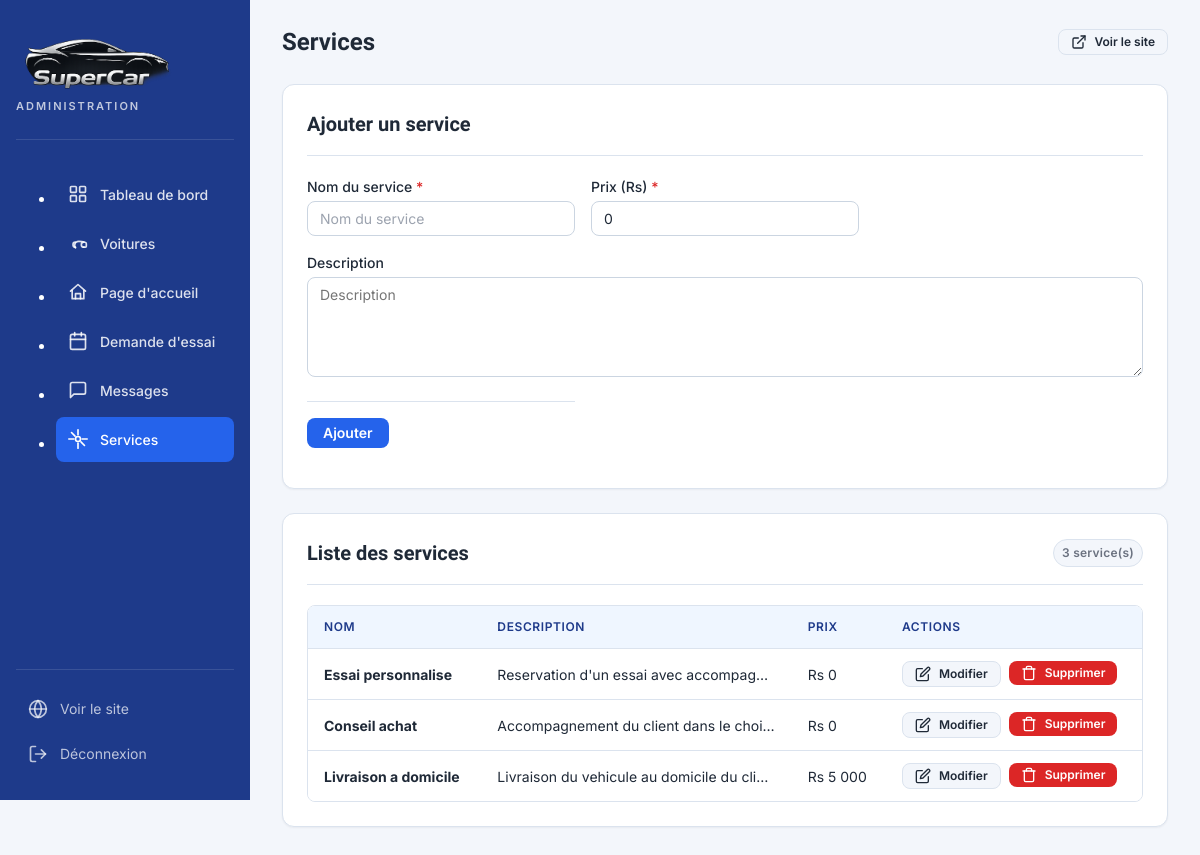
Page /admin/services.php (signed in) on the earlier database version.
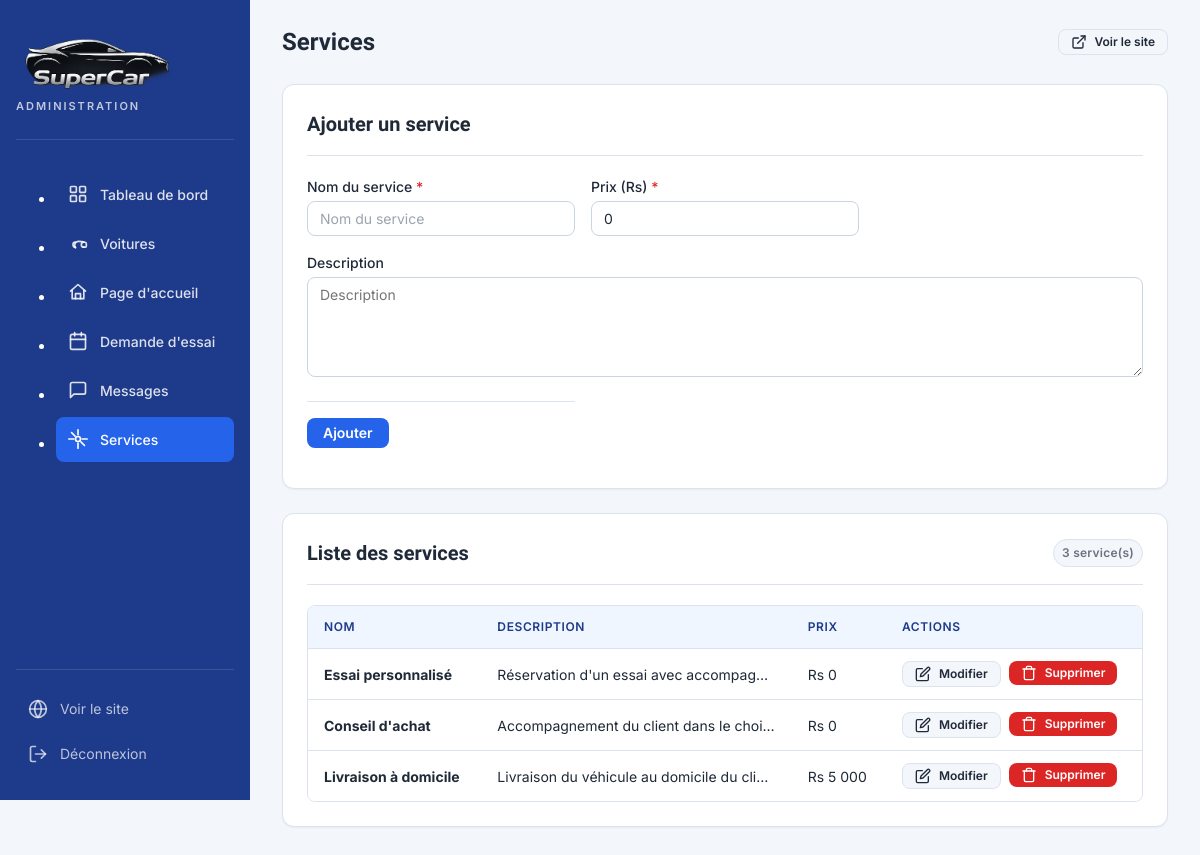
Same page on the later database version.
### tables this page shows
CREATE TABLE services (
    id_services INT AUTO_INCREMENT PRIMARY KEY,
    nom_services VARCHAR(100) NOT NULL,
    description_services TEXT,
    prix_services INT
);

### admin/services.php (the view, shortened to what this page needs)
<?php
include 'includes/auth.php';
$serviceEdit = null;
$services = $pdo->query("SELECT * FROM services ORDER BY id_services")->fetchAll();
include 'includes/header.php';
?>
<div class="card">
    <div class="card__header">
        <h2 class="card__title"><?php echo $serviceEdit ? "Modifier un service" : "Ajouter un service"; ?></h2>
    </div>
    <form method="POST" class="form-grid">
        <div class="form-group">
            <label class="form-label form-label--required" for="nom_services">Nom du service</label>
            <input type="text" id="nom_services" name="nom_services" class="form-input" placeholder="Nom du service" value="<?php echo htmlspecialchars($serviceEdit['nom_services'] ?? ''); ?>" required>
        </div>
        <div class="form-group">
            <label class="form-label form-label--required" for="prix_services">Prix (Rs)</label>
            <input type="number" id="prix_services" name="prix_services" class="form-input" placeholder="0" value="<?php echo htmlspecialchars($serviceEdit['prix_services'] ?? '0'); ?>" required min="0">
        </div>
        <div class="form-group form-group--full">
            <label class="form-label" for="description_services">Description</label>
            <textarea id="description_services" name="description_services" class="form-textarea" placeholder="Description"><?php echo htmlspecialchars($serviceEdit['description_services'] ?? ''); ?></textarea>
        </div>
        <div class="form-actions">
            <button type="submit" class="btn btn--primary"><?php echo $serviceEdit ? "Modifier" : "Ajouter"; ?></button>
        </div>
    </form>
</div>
<div class="card">
    <div class="card__header">
        <h2 class="card__title">Liste des services</h2>
        <span class="badge badge--neutral"><?php echo count($services); ?> service(s)</span>
    </div>
    <div class="table-wrapper">
        <table class="table">
            <thead>
                <tr>
                    <th>Nom</th>
                    <th>Description</th>
                    <th>Prix</th>
                    <th>Actions</th>
                </tr>
            </thead>
            <tbody>
                <?php foreach ($services as $service) { ?>
                    <tr>
                        <td><strong><?php echo htmlspecialchars($service['nom_services']); ?></strong></td>
                        <td class="table__cell--truncate" style="max-width: 300px;"><?php echo htmlspecialchars($service['description_services']); ?></td>
                        <td>Rs <?php echo number_format($service['prix_services'], 0, ',', ' '); ?></td>
                        <td>
                            <div class="table-actions">
                                <a class="btn btn--secondary btn--sm" href="services.php?edit=<?php echo $service['id_services']; ?>">
                                    <svg width="14" height="14" viewBox="0 0 24 24" fill="none" stroke="currentColor" stroke-width="2" stroke-linecap="round" stroke-linejoin="round" aria-hidden="true"><path d="M11 4H4a2 2 0 0 0-2 2v14a2 2 0 0 0 2 2h14a2 2 0 0 0 2-2v-7"/><path d="M18.5 2.5a2.121 2.121 0 0 1 3 3L12 15l-4 1 1-4 9.5-9.5z"/></svg>
                                    Modifier
                                </a>
                                <form method="POST" style="display:inline;" onsubmit="return confirm('Supprimer ce service ?');">
                                    <button type="submit" class="btn btn--danger btn--sm">
                                        <svg width="14" height="14" viewBox="0 0 24 24" fill="none" stroke="currentColor" stroke-width="2" stroke-linecap="round" stroke-linejoin="round" aria-hidden="true"><polyline points="3 6 5 6 21 6"/><path d="M19 6v14a2 2 0 0 1-2 2H7a2 2 0 0 1-2-2V6m3 0V4a2 2 0 0 1 2-2h4a2 2 0 0 1 2 2v2"/></svg>
                                        Supprimer
                                    </button>
                                </form>
                            </div>
                        </td>
                    </tr>
                <?php } ?>
            </tbody>
        </table>
    </div>
</div>
    </main>
</div>
</body>
</html>

Differences in the rows shown:
changed services: nom_services "Essai personnalise" → "Essai personnalisé"; description_services "Reservation d'un essai avec accompag…" → "Réservation d'un essai avec accompag…"
changed services "Accompagnement du client dans le choi…": nom_services "Conseil achat" → "Conseil d'achat"
changed services: nom_services "Livraison a domicile" → "Livraison à domicile"; description_services "Livraison du vehicule au domicile du cli…" → "Livraison du véhicule au domicile du cli…"
